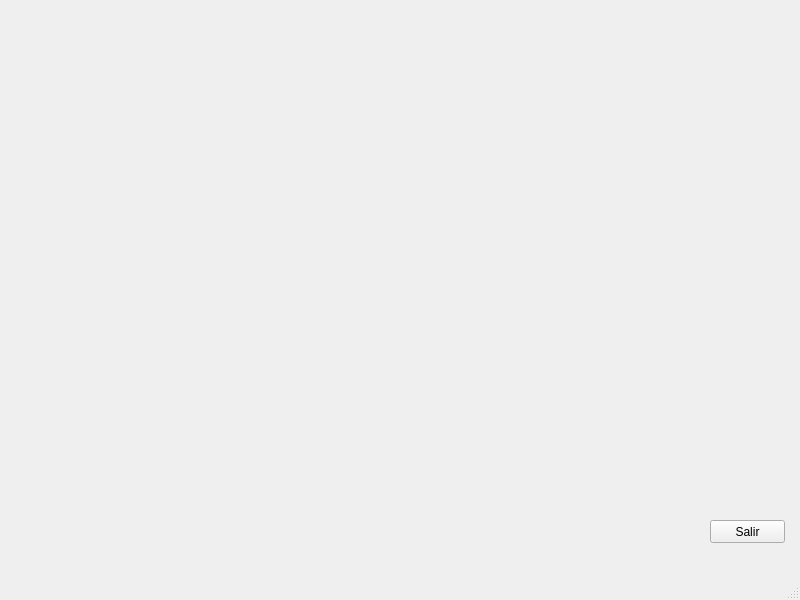
<?xml version="1.0" encoding="UTF-8"?>
<ui version="4.0">
 <class>MainWindow</class>
 <widget class="QMainWindow" name="MainWindow">
  <property name="geometry">
   <rect>
    <x>0</x>
    <y>0</y>
    <width>800</width>
    <height>600</height>
   </rect>
  </property>
  <property name="windowTitle">
   <string>MainWindow</string>
  </property>
  <widget class="QWidget" name="centralwidget">
   <widget class="QPushButton" name="pushButton">
    <property name="geometry">
     <rect>
      <x>710</x>
      <y>520</y>
      <width>75</width>
      <height>23</height>
     </rect>
    </property>
    <property name="text">
     <string>Salir</string>
    </property>
   </widget>
  </widget>
  <widget class="QMenuBar" name="menubar">
   <property name="geometry">
    <rect>
     <x>0</x>
     <y>0</y>
     <width>800</width>
     <height>21</height>
    </rect>
   </property>
  </widget>
  <widget class="QStatusBar" name="statusbar"/>
 </widget>
 <resources/>
 <connections/>
</ui>
